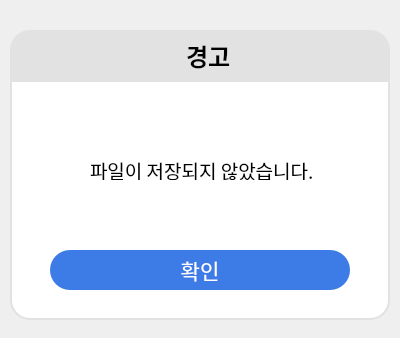
<?xml version="1.0" encoding="UTF-8"?>
<ui version="4.0">
 <class>Dialog</class>
 <widget class="QDialog" name="Dialog">
  <property name="geometry">
   <rect>
    <x>0</x>
    <y>0</y>
    <width>400</width>
    <height>338</height>
   </rect>
  </property>
  <property name="windowTitle">
   <string>Progressing...</string>
  </property>
  <widget class="QLabel" name="label_32">
   <property name="geometry">
    <rect>
     <x>10</x>
     <y>80</y>
     <width>380</width>
     <height>240</height>
    </rect>
   </property>
   <property name="styleSheet">
    <string notr="true">background-color: rgb(255, 255, 255);
border-bottom-right-radius: 20px;
border-bottom-left-radius: 20px;
border: 2px solid #E2E2E2;</string>
   </property>
   <property name="text">
    <string/>
   </property>
  </widget>
  <widget class="QPushButton" name="okBtn_warning_step1">
   <property name="geometry">
    <rect>
     <x>50</x>
     <y>250</y>
     <width>300</width>
     <height>40</height>
    </rect>
   </property>
   <property name="font">
    <font>
     <family>나눔스퀘어 Bold</family>
     <pointsize>16</pointsize>
    </font>
   </property>
   <property name="cursor">
    <cursorShape>PointingHandCursor</cursorShape>
   </property>
   <property name="styleSheet">
    <string notr="true">color: white;
background-color: #3D7BE6;
border-radius: 20px;</string>
   </property>
   <property name="text">
    <string>확인</string>
   </property>
  </widget>
  <widget class="QLabel" name="label">
   <property name="geometry">
    <rect>
     <x>10</x>
     <y>30</y>
     <width>380</width>
     <height>50</height>
    </rect>
   </property>
   <property name="font">
    <font>
     <family>나눔스퀘어 Bold</family>
     <pointsize>18</pointsize>
     <weight>75</weight>
     <bold>true</bold>
    </font>
   </property>
   <property name="styleSheet">
    <string notr="true">background-color: #E2E2E2;
border-top-right-radius: 20px;
border-top-left-radius: 20px;
border: 2px solid #E2E2E2;</string>
   </property>
   <property name="text">
    <string>   경고</string>
   </property>
   <property name="alignment">
    <set>Qt::AlignCenter</set>
   </property>
  </widget>
  <widget class="QLabel" name="label_2">
   <property name="geometry">
    <rect>
     <x>145</x>
     <y>41</y>
     <width>30</width>
     <height>30</height>
    </rect>
   </property>
   <property name="text">
    <string/>
   </property>
   <property name="pixmap">
    <pixmap>icons/warning_sign.png</pixmap>
   </property>
   <property name="scaledContents">
    <bool>true</bool>
   </property>
  </widget>
  <widget class="QLabel" name="label_4">
   <property name="geometry">
    <rect>
     <x>90</x>
     <y>160</y>
     <width>230</width>
     <height>20</height>
    </rect>
   </property>
   <property name="font">
    <font>
     <family>나눔스퀘어</family>
     <pointsize>14</pointsize>
    </font>
   </property>
   <property name="text">
    <string>파일이 저장되지 않았습니다.</string>
   </property>
  </widget>
 </widget>
 <resources/>
 <connections/>
</ui>
